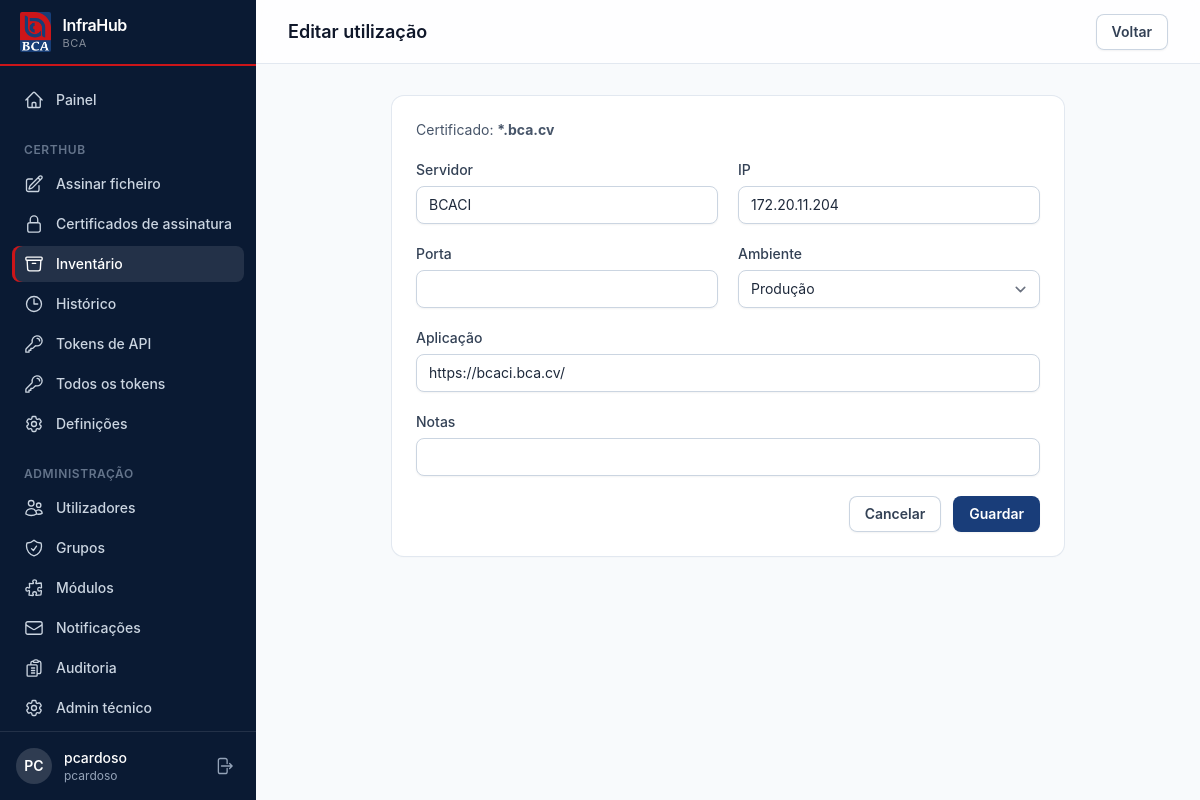
Page /certhub/inventory/usages/1/ (signed in) on the committed database.
### inventory/models.py (models this page shows, shortened)
class InventoryCertificate(models.Model):
    class Type(models.TextChoices):
        TLS = "tls", "Servidor TLS/SSL"
        CODE_SIGNING = "code_signing", "Code Signing"
        CLIENT = "client", "Cliente"
        EMAIL = "email", "E-mail (S/MIME)"
        CA = "ca", "Autoridade certificadora"
        OTHER = "other", "Outro"
    name = models.CharField("nome", max_length=255)
    common_name = models.CharField(max_length=255, blank=True, editable=False)
    subject = models.CharField(max_length=512, editable=False)
    issuer = models.CharField("emitido por", max_length=512, editable=False)
    serial_number = models.CharField("número de série", max_length=80, editable=False)
    sha1 = models.CharField("SHA-1", max_length=40, editable=False)
    sha256 = models.CharField("SHA-256", max_length=64, unique=True, editable=False)
    not_before = models.DateTimeField(editable=False)
    not_after = models.DateTimeField("expira em", editable=False)
    key_info = models.CharField("chave", max_length=64, blank=True, editable=False)
    signature_algorithm = models.CharField("algoritmo de assinatura", max_length=64, blank=True, editable=False)
    san = models.TextField("nomes alternativos (SAN)", blank=True, editable=False)
    extended_key_usage = models.TextField("utilizações avançadas", blank=True, editable=False)
    key_usage = models.TextField("utilizações da chave", blank=True, editable=False)
    is_ca = models.BooleanField(default=False, editable=False)
    is_wildcard = models.BooleanField(default=False, editable=False)
    cert_type = models.CharField("tipo", max_length=20, choices=Type.choices, default=Type.OTHER, editable=False)
    source_filename = models.CharField("ficheiro de origem", max_length=255, blank=True, editable=False)
    source_format = models.CharField(max_length=8, blank=True, editable=False)  # pfx | pem | der | p7b
    had_private_key = models.BooleanField("o ficheiro continha a chave privada", default=False, editable=False)
    uploaded_by = models.ForeignKey("auth.User", null=True, blank=True, on_delete=models.SET_NULL,
                                    related_name="inventory_uploads", editable=False)
    owner = models.CharField("responsável", max_length=255, blank=True)
    notes = models.TextField("notas", blank=True)
    created_at = models.DateTimeField(auto_now_add=True)
    updated_at = models.DateTimeField(auto_now=True)
    class Meta:
        ordering = ["not_after"]
        permissions = [("manage_inventory", "Gerir o inventário de certificados")]

class CertificateUsage(models.Model):
    class Environment(models.TextChoices):
        PRODUCTION = "prod", "Produção"
        STAGING = "staging", "Teste"
        DEV = "dev", "Desenvolvimento"
    certificate = models.ForeignKey(InventoryCertificate, on_delete=models.CASCADE, related_name="usages")
    hostname = models.CharField("servidor", max_length=255, blank=True)
    ip_address = models.GenericIPAddressField("IP", null=True, blank=True)
    port = models.PositiveIntegerField("porta", null=True, blank=True,
                                       validators=[MinValueValidator(1), MaxValueValidator(65535)])
    application = models.CharField("aplicação", max_length=255, blank=True)
    environment = models.CharField("ambiente", max_length=10, choices=Environment.choices, blank=True)
    notes = models.CharField("notas", max_length=255, blank=True)
    created_at = models.DateTimeField(auto_now_add=True)
    class Meta:
        ordering = ["hostname", "ip_address", "port", "id"]

### inventory/views.py (the view)
# urls.py: path("usages/<int:pk>/", views.usage_edit, name="usage_edit"),
@perm_required(MANAGE)
def usage_edit(request, pk):
    usage = get_object_or_404(CertificateUsage.objects.select_related("certificate"), pk=pk)
    form = UsageForm(request.POST or None, instance=usage)
    if request.method == "POST" and form.is_valid():
        form.save()
        audit(request, "inventory_usage_updated", usage.certificate.name, usage.where)
        messages.success(request, "Utilização atualizada.")
        return redirect("inventory:detail", pk=usage.certificate_id)
    return render(request, "inventory/usage_form.html", {"form": form, "usage": usage, "cert": usage.certificate})

### inventory/forms.py
class UsageForm(UsageFieldsMixin, TailwindMixin, forms.ModelForm):
    class Meta:
        model = CertificateUsage
        fields = ["hostname", "ip_address", "port", "application", "environment", "notes"]
    def __init__(self, *args, **kwargs):
        super().__init__(*args, **kwargs)
        self.fields["environment"].choices = [("", "—")] + CertificateUsage.Environment.choices

### portal/forms.py (called while the page is built)
    def style_widgets(self):
        for field in self.fields.values():
            w = field.widget
            if isinstance(w, (forms.CheckboxSelectMultiple,)):
                w.attrs["class"] = CHECK
            elif isinstance(w, forms.CheckboxInput):
                w.attrs["class"] = CHECK
            elif isinstance(w, forms.FileInput):
                w.attrs["class"] = ("block w-full text-sm text-slate-600 file:mr-4 file:rounded-lg file:border-0 "
                                    "file:bg-brand-50 file:px-4 file:py-2 file:text-sm file:font-semibold "
                                    "file:text-brand-700 hover:file:bg-brand-100")
            else:
                w.attrs["class"] = INPUT
            if isinstance(w, forms.Textarea):
                w.attrs.setdefault("rows", 3)

### portal/modules.py (called while the page is built)
def all_modules() -> list[Module]:
    return list(_REGISTRY.values())

def module_for_permission(code: str) -> Module | None:
    return _BY_PERMISSION.get(code)

def module_for_path(path: str) -> Module | None:
    return next((m for m in _REGISTRY.values() if path.startswith(m.url_prefix)), None)

def disabled_keys(user=None) -> set[str]:
    from .models import ModuleState
    if user is not None and hasattr(user, "_disabled_modules"):
        return user._disabled_modules
    keys = set(ModuleState.objects.filter(enabled=False).values_list("key", flat=True))
    if user is not None:
        user._disabled_modules = keys
    return keys

def is_enabled(module: Module, user=None) -> bool:
    return module.key not in disabled_keys(user)

def user_can_access(user, module: Module) -> bool:
    if not (user and user.is_authenticated and user.is_active):
        return False
    return is_enabled(module, user) and user.has_perm(module.access_perm)

def accessible_modules(user) -> list[Module]:
    return [m for m in all_modules() if user_can_access(user, m)]

### inventory/templates/inventory/usage_form.html (shortened to what this page needs)
{% extends "base.html" %}
{% block heading %}Editar utilização{% endblock %}
{% block actions %}<a href="{% url 'inventory:detail' cert.pk %}" class="btn-secondary">Voltar</a>{% endblock %}
{% block content %}
<form method="post" class="card mx-auto flex max-w-2xl flex-col gap-5 p-6">{% csrf_token %}
  <p class="text-sm text-slate-600">Certificado: <strong>{{ cert.name }}</strong></p>
  <div class="grid gap-5 sm:grid-cols-2">
    {% include "_field.html" with field=form.hostname %}
    {% include "_field.html" with field=form.ip_address %}
    {% include "_field.html" with field=form.port %}
    {% include "_field.html" with field=form.environment %}
  </div>
  {% include "_field.html" with field=form.application %}
  {% include "_field.html" with field=form.notes %}
  <div class="flex justify-end gap-3"><a href="{% url 'inventory:detail' cert.pk %}" class="btn-secondary">Cancelar</a><button class="btn-primary">Guardar</button></div>
</form>
{% endblock %}

### templates/base.html (shortened to what this page needs)
{% load static %}<!doctype html>
<html lang="pt" class="h-full bg-slate-50">
<head>
  <link rel="stylesheet" href="{% static 'css/app.css' %}">
</head>
<body class="h-full font-sans text-slate-800 antialiased">
<aside id="sidebar" class="fixed inset-y-0 left-0 z-40 flex w-64 -translate-x-full flex-col bg-brand-900 transition-transform lg:translate-x-0">
  <div class="flex h-16 items-center gap-3 px-5">
    <img src="{% static 'img/bca-logo.png' %}" alt="BCA" class="h-10 w-auto rounded-sm">
    <span class="leading-tight">
      <span class="block text-base font-semibold tracking-tight text-white">InfraHub</span>
      <span class="block text-[11px] uppercase tracking-wider text-white/50">BCA</span>
    </span>
  </div>
  <div class="h-0.5 bg-accent"></div>
  <nav class="mt-4 flex-1 space-y-1 overflow-y-auto px-3 text-sm font-medium">
    {% include "_nav_item.html" with url=nav_home.url label="Painel" icon=nav_home.icon active=nav_home.active %}
    {% for section in nav_sections %}
    <div class="px-3 pb-1 pt-5 text-xs font-semibold uppercase tracking-wider text-slate-500">{{ section.module.name }}</div>
    {% for it in section.items %}{% include "_nav_item.html" with url=it.url label=it.label icon=it.icon active=it.active %}{% endfor %}
    {% endfor %}
    {% if nav_admin %}
    <div class="px-3 pb-1 pt-5 text-xs font-semibold uppercase tracking-wider text-slate-500">Administração</div>
    {% for it in nav_admin %}{% include "_nav_item.html" with url=it.url label=it.label icon=it.icon active=it.active %}{% endfor %}
    {% endif %}
  </nav>
  <div class="border-t border-white/10 p-4">
    <div class="flex items-center gap-3">
      <a href="{% url 'portal:account' %}" class="flex min-w-0 flex-1 items-center gap-3 rounded-lg hover:bg-white/5" title="A minha conta">
        <span class="flex h-9 w-9 shrink-0 items-center justify-center rounded-full bg-white/15 text-sm font-semibold uppercase text-white">{{ user.username|slice:":2" }}</span>
        <span class="min-w-0 flex-1">
          <span class="block truncate text-sm font-medium text-white">{{ user.get_full_name|default:user.username }}</span>
          <span class="block truncate text-xs text-slate-400">{{ user.email|default:user.username }}</span>
        </span>
      </a>
      <form method="post" action="{% url 'portal:logout' %}">{% csrf_token %}
        <button title="Terminar sessão" class="rounded-md p-1.5 text-slate-400 hover:bg-white/10 hover:text-white">
          <svg class="h-5 w-5" fill="none" viewBox="0 0 24 24" stroke="currentColor" stroke-width="1.6"><path stroke-linecap="round" stroke-linejoin="round" d="M15.75 9V5.25A2.25 2.25 0 0 0 13.5 3h-6a2.25 2.25 0 0 0-2.25 2.25v13.5A2.25 2.25 0 0 0 7.5 21h6a2.25 2.25 0 0 0 2.25-2.25V15m3 0 3-3m0 0-3-3m3 3H9"/></svg>
        </button>
      </form>
    </div>
  </div>
</aside>
<div class="lg:pl-64">
  <header class="sticky top-0 z-20 flex h-16 items-center gap-4 border-b border-slate-200 bg-white/80 px-4 backdrop-blur sm:px-6 lg:px-8">
    <h1 class="text-lg font-semibold text-slate-900">{% block heading %}{% endblock %}</h1>
    <div class="ml-auto">{% block actions %}{% endblock %}</div>
  </header>
  <main class="mx-auto max-w-7xl px-4 py-8 sm:px-6 lg:px-8">
    {% block content %}{% endblock %}
  </main>
</div>
</body>
</html>

### templates/_field.html (shortened to what this page needs)
<div>
  {% if field.field.widget.input_type == "checkbox" and not field.field.widget.allow_multiple_selected %}
    <label class="flex items-start gap-3 text-sm">
      <span class="mt-0.5">{{ field }}</span>
      <span><span class="font-medium text-slate-700">{{ field.label }}</span>
        {% if field.help_text %}<span class="block text-xs text-slate-500">{{ field.help_text }}</span>{% endif %}</span>
    </label>
  {% else %}
    <label class="label" for="{{ field.id_for_label }}">{{ field.label }}</label>
    {{ field }}
  {% endif %}
</div>

### rows in the picture
InventoryCertificate: name "*.bca.cv"
CertificateUsage: hostname "BCACI", ip_address "172.20.11.204", environment "Produção", application "https://bcaci.bca.cv/"

### other values in the picture
{{ label }} "Painel" "Assinar ficheiro" "Certificados de assinatura" "Inventário" "Histórico" "Tokens de API" "Todos os tokens" "Definições" "Utilizadores" "Grupos" "Módulos" "Notificações" "Auditoria" "Admin técnico"
{{ section.module.name }} "CERTHUB"
{{ user.username|slice:":2" }} "PC"
{{ user.get_full_name|default:user.username }} "pcardoso"
{{ user.email|default:user.username }} "pcardoso"
{{ field.label }} "Servidor IP Porta Ambiente Aplicação Notas"
